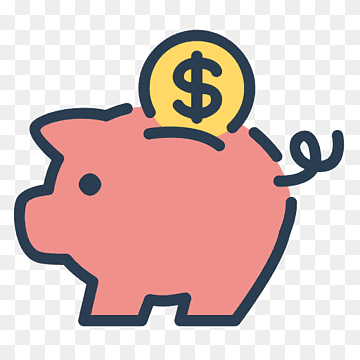
#> input picture bank-thumbnail.png, 360 x 360 px
$ python gui.py
#> lines starting #> are read from the running program, lines starting #| are printed output that depends on the picture
from tkinter import *
import os
from PIL import ImageTk, Image

#Main Screen
master = Tk()
master.title('Banking App')

#Import Image
img = Image.open('bank-thumbnail.png')
#> img is the input picture: PIL image 360x360 P; mean R, G, B 219.4, 192.2, 188.8
img = img.resize((150,150))
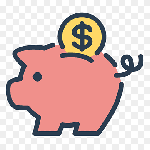
#> img: PIL image 150x150 P; mean R, G, B 219.3, 192.2, 188.7
img = ImageTk.PhotoImage(img)

#Labels
Label(master, text = "Custom Banking", font=('Calibri',14)).grid(row=0,sticky=N,pady=10)
Label(master, text = "Best Banking Solution", font=('Calibri',12)).grid(row=0,sticky=N,pady=10)
